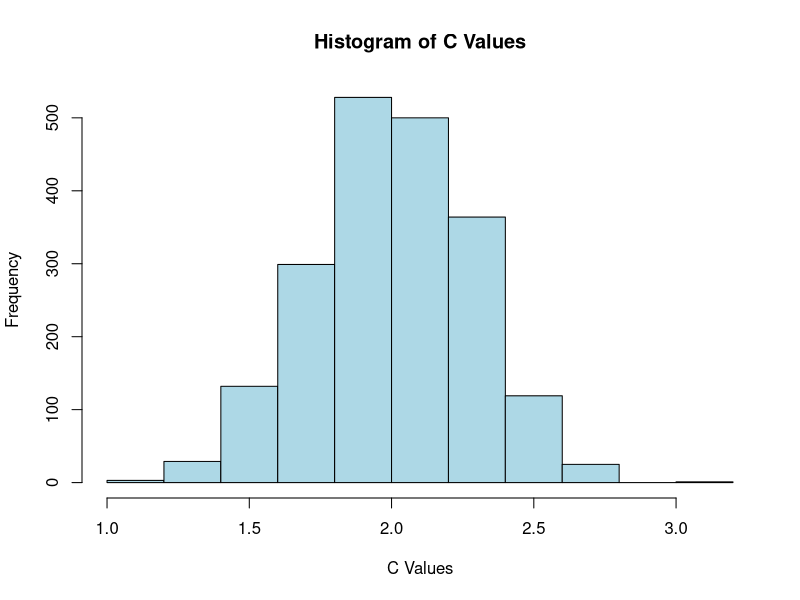

The R script that drew this image:
library(gtools)
library(MASS)

df1 <- read.csv("Body_masses.csv")

df1$Body.mass <- log(df1$Body.mass)

results_df <- data.frame()

num_permutations <- 2000

for (i in 1:num_permutations) {
  
  perms <- sample(df1$Body.mass, length(df1$Body.mass), replace = FALSE)
  
  results_df <- rbind(results_df, data.frame(Permutation = i, Body.mass = perms))
}


calculate_sum_squared_differences <- function(vector) {
  squared_differences <- (vector[-1] - vector[-length(vector)])^2
  sum_squared_differences <- sum(squared_differences)
  mean_value <- mean(vector)
  differences <- vector - mean_value
  sum_of_differences <- sum((differences)^{2})
  c_value <- sum_squared_differences / sum_of_differences
  return(c_value)
}

c_value_df <- data.frame(Result = numeric(0))

for (i in 1:num_permutations) {
  perm_values <- results_df$Body.mass[results_df$Permutation == i]
  result <- calculate_sum_squared_differences(perm_values)
  c_value_df <- rbind(c_value_df, data.frame(Result = result))
}


# fitting a normal distribution to my results
fit <- fitdistr(c_value_df$Result, densfun = "normal")
mean_estimate <- fit$estimate["mean"]
sd_estimate <- fit$estimate["sd"]

# I thought it was normal now 
hist(c_value_df$Result, main = "Histogram of C Values", xlab = "C Values", ylab = "Frequency", col = "lightblue", border = "black")

